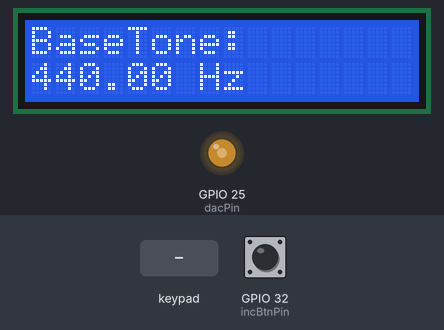
Bench run of a sketch on a simulated ESP32. Shown: 16×2 character LCD, output pins drawn as LEDs (lit = HIGH). Inputs (shaded band) come from the test bench; at power-on: GPIO 32 (incBtnPin) HIGH.

Above: at 2.3 s.
2.4 s: key '=' pressed
At 2.52 s:
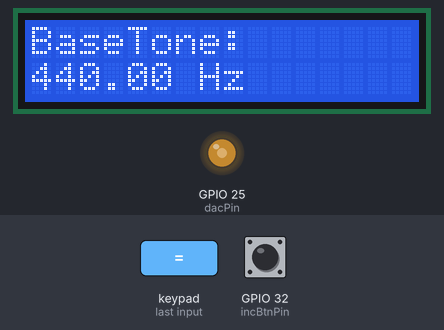
3.9 s: keypad keys 2 3 2 2 2 1 1 9 pressed 0.4 s apart
8.6 s: keypad keys 2 3 2 2 2 1 1 9 * pressed 0.4 s apart
At 8.73 s:
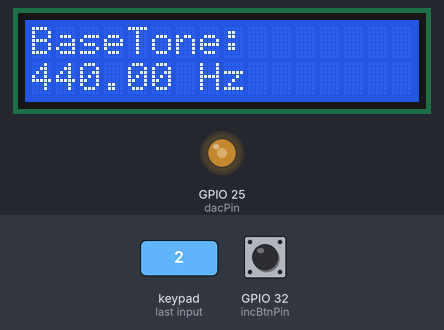
13.7 s: GPIO 32 (incBtnPin) pulled LOW for 0.15 s
At 14.8 s:
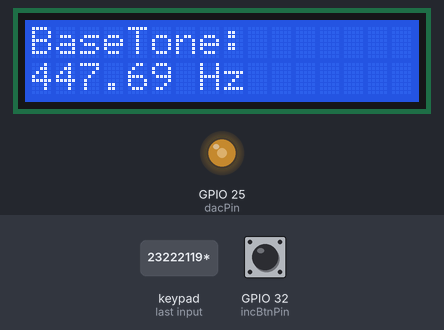
15.3 s: GPIO 32 (incBtnPin) pulled LOW for 1 s
At 16.0 s:
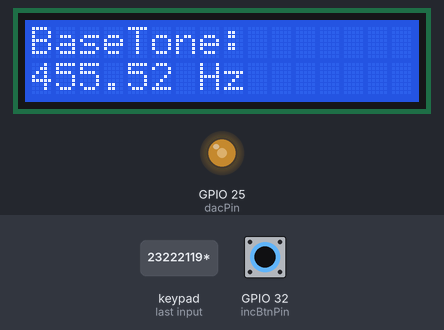
17.8 s: key '+' pressed
At 17.93 s:
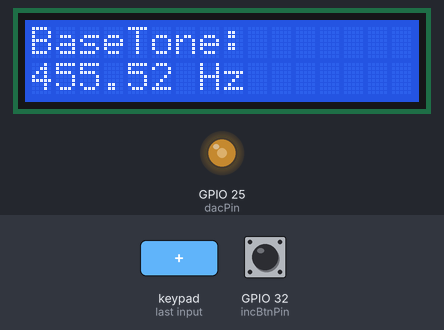
Timing chart, 0 to 20.5 s (numbered marks = the images above; inputs shaded):
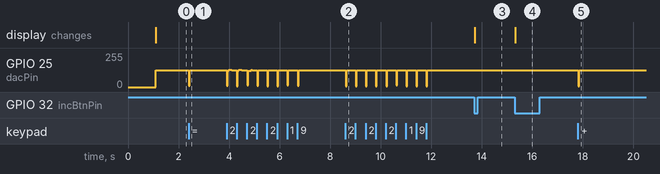

Measured:
- after the input at 2.4 s, GPIO 25 (dacPin): 127/255 → 125/255 at once, → 127/255 0.20 s later
- after the input at 8.6 s, GPIO 25 (dacPin): ramps from 4/255 to 127/255 and jumps back, once every 0.40 s
- after the input at 13.7 s, the display: changes at once (image 3)
- after the input at 15.3 s, the display: changes at once (image 4)
- after the input at 17.8 s, GPIO 25 (dacPin): 127/255 → 126/255 at once, → 127/255 0.20 s later

The sketch:

4cent_Interval_final.ino
```cpp
#include <Keypad.h>
#include <LiquidCrystal_I2C.h>
#include <math.h>

//Keypad
const byte ROWS = 4;
const byte COLS = 4;
char keys[ROWS][COLS] = {
  {'=', '+', '.', '0'},
  {'-', '3', '2', '1'},
  {'*', '6', '5', '4'},
  {'N', '9', '8', '7'}
};
byte rowPins[ROWS] = {23, 22, 21, 19};
byte colPins[COLS] = {18, 5, 17, 16};
Keypad keypad = Keypad(makeKeymap(keys), rowPins, colPins, ROWS, COLS);

//LCD
LiquidCrystal_I2C lcd(0x27, 16, 2);

//Sound & Button
const int dacPin = 25;
const int incBtnPin = 32;
int baseToneIndex = 0;
const int maxTones = 600;
const int tonesPerPage = 15;

float baseFrequency = 440.0; //can be changed

const int sampleRate = 8000;
const int maxVoices = 4;

struct Note {
  bool active = false;
  float frequency = 0.0;
  float phase = 0.0;
};

Note activeNotes[maxVoices];

const float stepRatio = pow(2.0, 1.0 / 600.0);
unsigned long lastSampleMicros = 0;
const unsigned long sampleInterval = 1000000 / sampleRate;
char pressedKeys[maxVoices];
int pressedCount = 0;

float getFrequency(int index) {
  return baseFrequency * pow(stepRatio, index);
}

int keyToIndex(char key) {
  switch(key) {
    case '=': return 0;
    case '+': return 1;
    case '.': return 2;
    case '0': return 3;
    case '-': return 4;
    case '3': return 5;
    case '2': return 6;
    case '1': return 7;
    case '*': return 8;
    case '6': return 9;
    case '5': return 10;
    case '4': return 11;
    case 'N': return 12;
    case '9': return 13;
    case '8': return 14;
    case '7': return 15;
    default: return -1;
  }
}

void updateLCDBaseTone() {
  lcd.clear();
  lcd.setCursor(0, 0);
  lcd.print("BaseTone:");
  float freq = getFrequency(baseToneIndex);
  lcd.setCursor(0, 1);
  lcd.print(freq, 2); lcd.print(" Hz");
}

void setup() {
  Serial.begin(115200);
  Wire.begin(26, 27);
  lcd.init(); lcd.backlight();
  pinMode(dacPin, OUTPUT);
  pinMode(incBtnPin, INPUT_PULLUP);

  lcd.setCursor(0, 0);
  lcd.print("Synthesizer Ready");
  delay(1000);
  lcd.clear();
  updateLCDBaseTone();
  lastSampleMicros = micros();
}

void loop() {
  static bool lastBtnState = HIGH;
  bool btnState = digitalRead(incBtnPin);
  if (lastBtnState == HIGH && btnState == LOW) {
    baseToneIndex += tonesPerPage;
    if (baseToneIndex >= maxTones) baseToneIndex = 0;
    updateLCDBaseTone();
    delay(200);
  }
  lastBtnState = btnState;

  keypad.getKeys();

  for (int i = 0; i < maxVoices; i++) activeNotes[i].active = false;
  pressedCount = 0;

  for (int i = 0; i < LIST_MAX; i++) {
    if (keypad.key[i].kstate == PRESSED || keypad.key[i].kstate == HOLD) {
      char k = keypad.key[i].kchar;
      int idx = keyToIndex(k);
      if (idx >= 0 && idx < tonesPerPage && pressedCount < maxVoices) {
        pressedKeys[pressedCount] = k;
        pressedCount++;
      }
    }
  }

  for (int i = 0; i < pressedCount; i++) {
    int idx = keyToIndex(pressedKeys[i]);
    activeNotes[i].active = true;
    activeNotes[i].frequency = getFrequency(baseToneIndex + idx);
  }

  unsigned long now = micros();
  while (now - lastSampleMicros >= sampleInterval) {
    lastSampleMicros += sampleInterval;

    float sample = 0;

    if (pressedCount > 0) {
      for (int i = 0; i < maxVoices; i++) {
        if (activeNotes[i].active) {
          activeNotes[i].phase += 2.0 * PI * activeNotes[i].frequency / sampleRate;
          if (activeNotes[i].phase > 2.0 * PI) activeNotes[i].phase -= 2.0 * PI;
          sample += sin(activeNotes[i].phase);
        }
      }
      sample /= pressedCount;
    }

    int dacValue = (int)((sample + 1.0) * 127.5);
    dacWrite(dacPin, dacValue);

    now = micros();
  }
}
```
